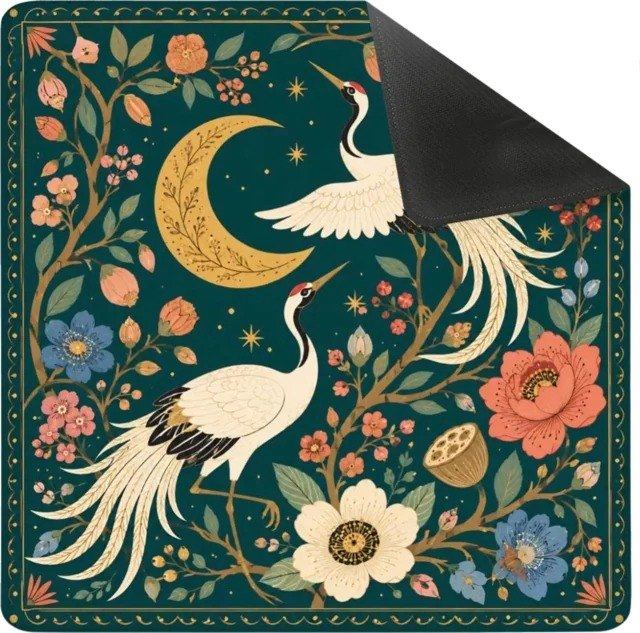
#> input picture site/livepatch/sunday-albums-nov06/images/mat--mat-floral-chinese-mahjong-table-mat-for-mahjong-set-31-5-x-31-5-inch.jpg, 640 x 633 px
$ python -i build_book.py   (imports and definitions only)
#> lines starting #> are read from the running program, lines starting #| are printed output that depends on the picture; after the words box and inside, x2 and y2 are one past the last pixel; in counts of white or black regions, pixels touching at a corner belong together
#> further down, picture is the input picture: PIL image 640x633 RGB; mean R, G, B 98.3, 111.3, 97
#!/usr/bin/env python3
"""Build a tile-set (or mat) swipe book the one approved way.

Rules (Tiffany, Oct 14-15; project doc 51):
  1. Mat pool = the vetted Find Your Match catalog ONLY (isolated flat mat photos).
     Color pull (Oct 19): rank candidates with scripts/colors/matcolors.pull_score(key, set_colors, set_tone):
     Tiffany's Mat Color Tagger tags (config/mat-color-overrides.json) win, primary weighted over accents,
     set_tone = the TILE tone from config/tile-tones.json (matcolors.tile_tone(name)): clean tile -> clean/pastel/blend
     mats, earthy tile -> earthy/blend, transitional -> all with blend first; clean-on-earthy is a hard 0 (doc 76).
     Skipped mats are never pulled.
     TIGHT (Oct 19 3:03am): use matcolors.pull(set_name, match_pool_keys): the mat's PRIMARY must be one of the set's own
     colors (matcolors.tile_colors: dominant + analogous neighbor only for true in-betweens); accents only rank; capped at 60.
     Never raw store feeds, never album-card crops (alb:*), never graphics.
  2. Auto-excluded: holiday mats, travel/mini mats, starter kits, bundles, caddies,
     desk mats, table covers, foldable tables, solo-play mats, pool mats, logo mats.
  3. Every mat image is the brand's FULL-RES flat photo (the same shot the catalog
     vetted, matched by similarity), trimmed to the mat edge (no white margin),
     saved as its own file m/<n>.jpg at up to 1600px. No data URIs, no 288/520px.
  4. Tile pile = the album tile shot from assets/tiles/album/ (never a product photo).
  6. GATE (Oct 29): scripts/swipe/book_gate.py must pass (colour card, TNT recs first, FYM photos, no holiday/hidden/
     skip/Mahjong Studios/Splash, widest pool: spec "pool_src":"fym-full-measured","pool_n":<ranked>). Failing books
     are renamed index.BLOCKED.html.
  5. Card = the holiday-studio card: mat fills the card, pile inset lower right,
     zoom scales mat + pile together. Done button via finish_patch.py.

Usage:
  python3 -I build_book.py <spec.json> <outdir>
spec: {"title","col","mode":"tile","listTitle",
       "group":{"id","label","sub","pile":"<repo path>"},
       "items":[{"id","key":"<fym key domain/handle>","label"?}],   # order = deck order
       "fym_mats":"<path to FYM mats json>", "fym_ref":"<dir of mc/*.json>",
       "template":"<template html with __DATA__>"}
"""
import json, os, re, sys, io, base64, glob, urllib.request
from PIL import Image, ImageChops, ImageStat

EXCL = re.compile(r"travel|\bmini\b|mini-|starter|\bkit\b|bundle|caddy|desk mat|desk\b|table cover|"
                  r"foldable|solo play|\bpool\b|logo mat|art print|\btube only|\bbag\b|pet mat|bath mat", re.I)
HOLIDAY = re.compile(r"christmas|xmas|holly|yuletide|merriment|winterberry|nutcracker|sugarplum|\bclara\b|santa|noel|jingle|"
                     r"candy cane|\bcane mat|winter wonderland|mistletoe|reindeer|snowflake|halloween|o-ween|\bween\b|spooky|pumpkin|witch|valentine|easter|hanukkah", re.I)
UA = {"User-Agent": "Mozilla/5.0"}


# [4 lines left out: function excluded, not called in this run]


def get(url, timeout=25):
    return urllib.request.urlopen(urllib.request.Request(url, headers=UA), timeout=timeout).read()


# [13 lines left out: functions product_images, sized, not called in this run]


def sig(im):
    im = im.convert("RGB").copy()
    im = trim(im, pad=0)
    return im.resize((24, 24))


def dist(a, b):
    d = ImageChops.difference(a, b)
    return sum(ImageStat.Stat(d).mean)


def trim(im, pad=0.006, tol=28):
    """Crop away uniform background margins (white or any flat border color)."""
#> called with pad = 0, tol = 28
    rgb = im.convert("RGB")
    w, h = rgb.size
#> w = 640; h = 633
    corners = [rgb.getpixel(p) for p in [(1, 1), (w - 2, 1), (1, h - 2), (w - 2, h - 2)]]
#> corners = [(248, 255, 255), (255, 255, 255), (253, 255, 250), (255, 255, 255)]
    bg = tuple(sorted(c[i] for c in corners)[1] for i in range(3))
#> bg = (253, 255, 255)
    diff = ImageChops.difference(rgb, Image.new("RGB", rgb.size, bg)).convert("L")
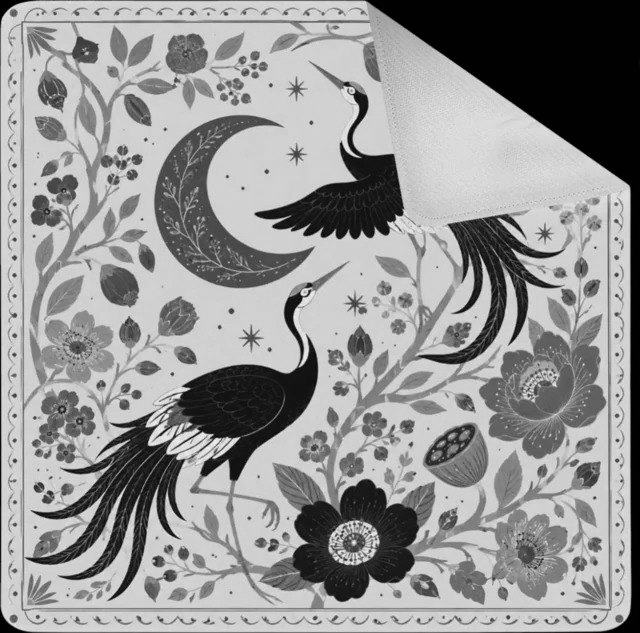
#> diff: PIL image 640x633 L; min 0, max 251, mean 148.7
    mask = diff.point(lambda v: 255 if v > tol else 0)
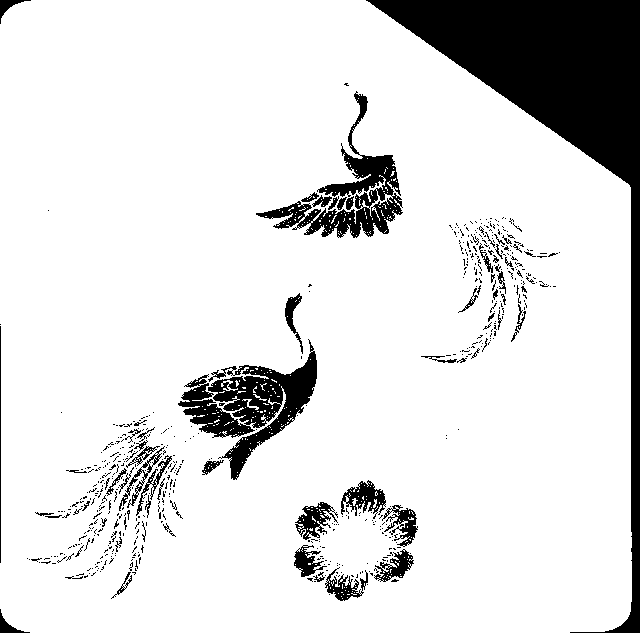
#> mask: PIL image 640x633 L; 87% white; 595 black regions (527 under 20 px), largest, box (x1, y1, x2, y2) and area: (366, 0, 640, 633) 30483, (178, 339, 317, 480) 7016, (256, 91, 403, 238) 5028
    box = mask.getbbox()
#> box = (0, 0, 632, 633)
    if not box:
        return rgb
    x0, y0, x1, y1 = box
#> x0 = 0; y0 = 0; x1 = 632; y1 = 633
    # ignore crops that would remove almost nothing or almost everything
    if (x1 - x0) * (y1 - y0) < 0.25 * w * h:
        return rgb
    px, py = int(w * pad), int(h * pad)
#> px = 0; py = 0
    return rgb.crop((max(0, x0 - px), max(0, y0 - py), min(w, x1 + px), min(h, y1 + py)))
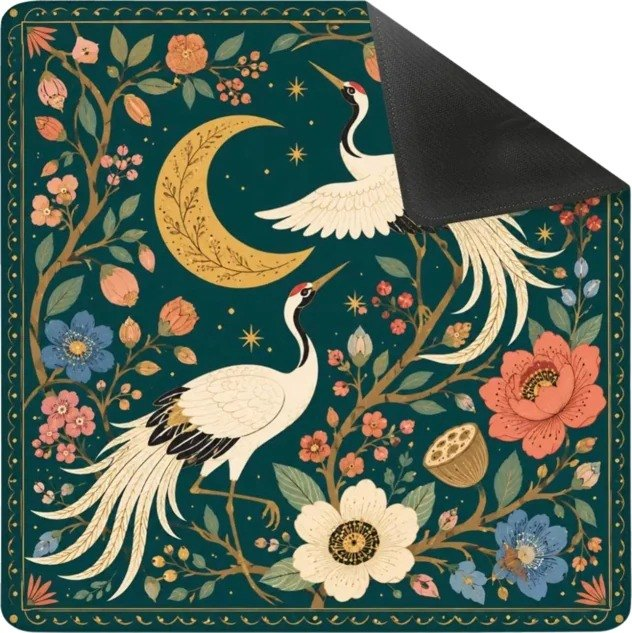
#> returned value: PIL image 632x633 RGB; mean R, G, B 96.4, 109.5, 95


# [5 lines left out: function load_refs, not called in this run]


def b64img(u):
    return Image.open(io.BytesIO(base64.b64decode(u.split(",", 1)[1])))


# [132 lines left out: functions best_photo, main, not called in this run]


# [2 lines not run here, left out]

>>> from PIL import Image
>>> picture = Image.open('../../site/livepatch/sunday-albums-nov06/images/mat--mat-floral-chinese-mahjong-table-mat-for-mahjong-set-31-5-x-31-5-inch.jpg')
>>> result = sig(picture)
#> in sig, `return im.resize((24, 24))`:
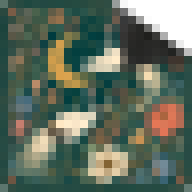
#> returned value: PIL image 24x24 RGB (shown 8 times larger); mean R, G, B 96, 109, 94.5
